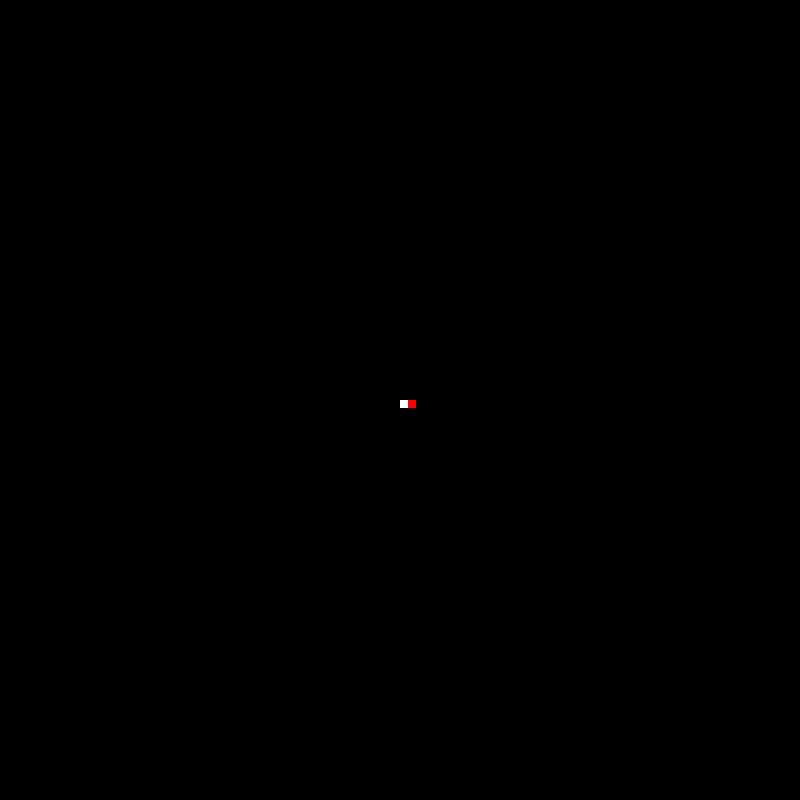
Frame 1 (no input)
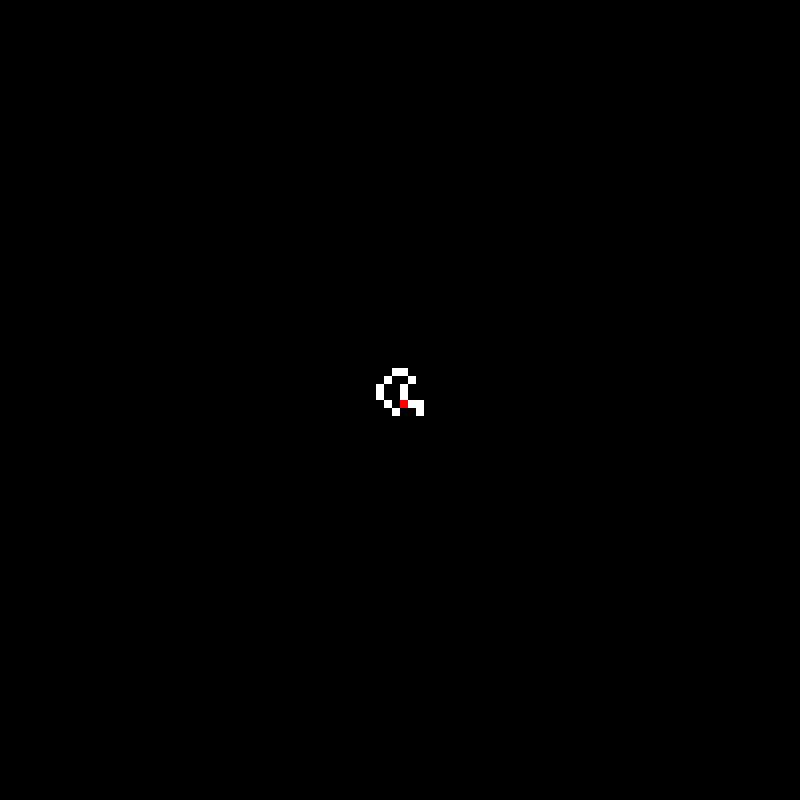
Frame 60 (no input)
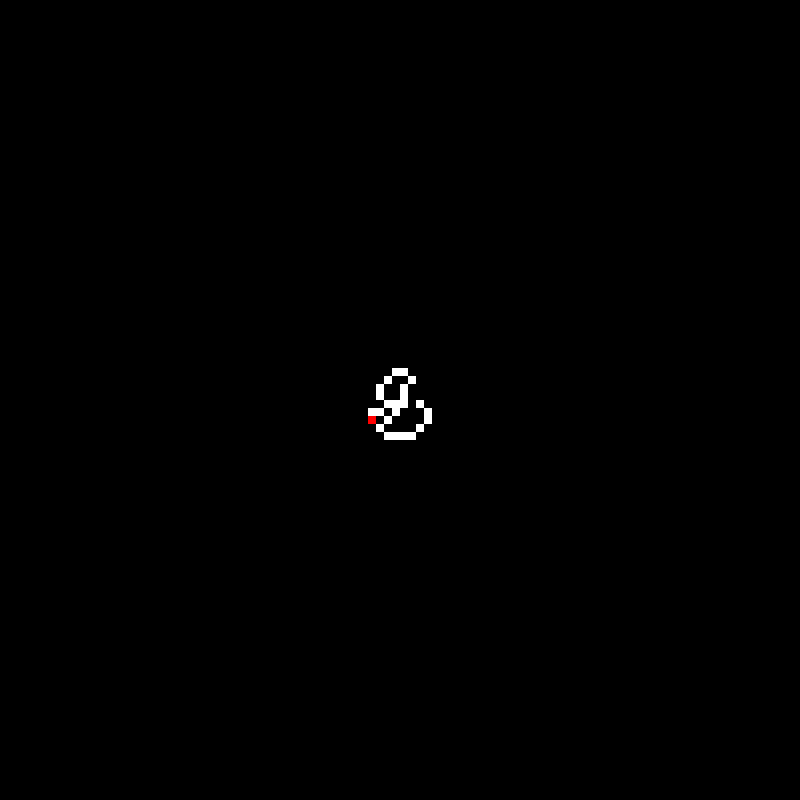
Frame 120 (the mouse pressed at the canvas centre since frame 60)

The p5.js sketch that drew these frames (run headless with seeded random() and noise() and a simulated clock; from frame 60 on, the mouse is pressed at the canvas centre):

// p5.js sketch
// ── sketch.js
//Hormiga de Langton
//Miguel Rodríguez
//27-01-2024

const WIDTH = (HEIGHT = 800);
tam_mat = 100; //valor a cambiar para ajustar tamaño
tam_cell = WIDTH / tam_mat;
let mat = [];
let new_mat = [];
let desv = false;
let drawButton;

function setup() {
  drawButton = createButton("Desvanecimiento Off");
  drawButton.position(10, 810);
  drawButton.mousePressed(toggleDesv);
  createCanvas(WIDTH, HEIGHT);
  background(0);
  noStroke();
  for (let i = 0; i < tam_mat; i++) {
    mat[i] = [];
    for (let j = 0; j < tam_mat; j++) {
      mat[i][j] = 0;
    }
  }
}

let facing = "N";
let posX = WIDTH / 2 / tam_cell;
let posY = WIDTH / 2 / tam_cell;

function draw() {
  if (mat[posX][posY] >= 1) {
    mat[posX][posY] = 0;
    fill(0);
    rect(posX * tam_cell, posY * tam_cell, tam_cell, tam_cell);
    if (facing == "N") {
      facing = "W";
      posX--;
    } else if (facing == "E") {
      facing = "N";
      posY++;
    } else if (facing == "S") {
      facing = "E";
      posX++;
    } else if (facing == "W") {
      facing = "S";
      posY--;
    }
  } else {
    mat[posX][posY] = 1;
    fill(255);
    rect(posX * tam_cell, posY * tam_cell, tam_cell, tam_cell);
    if (facing == "N") {
      facing = "E";
      posX++;
    } else if (facing == "E") {
      facing = "S";
      posY--;
    } else if (facing == "S") {
      facing = "W";
      posX--;
    } else if (facing == "W") {
      facing = "N";
      posY++;
    }
  }

  if (desv) {
    for (let i = 0; i < tam_mat; i++) {
      for (let j = 0; j < tam_mat; j++) {
        if (mat[i][j] >= 1) mat[i][j]++;
      }
    }
    draw_mat(mat);
  }
  
  fill(255, 0, 0);
  rect(posX * tam_cell, posY * tam_cell, tam_cell, tam_cell);
}

function draw_mat(arr) {
  for (let i = 0; i < tam_mat; i++) {
    for (let j = 0; j < tam_mat; j++) {
      if (arr[i][j] >= 1) {
        fill(255 - arr[i][j]);
        rect(i * tam_cell, j * tam_cell, tam_cell, tam_cell);
      }
    }
  }
}

function toggleDesv() {
  desv = !desv;
  if (desv) drawButton.html("Desvanecimiento On");
  else drawButton.html("Desvanecimiento Off");
}
